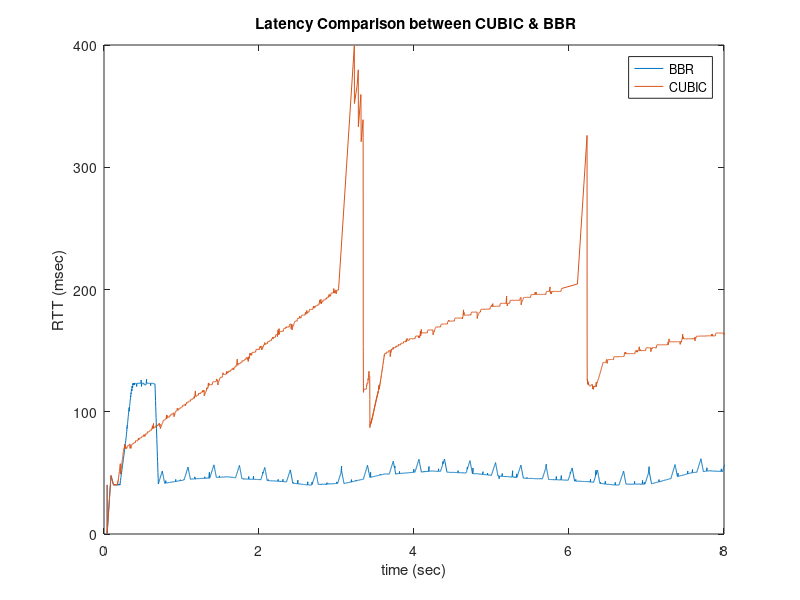

Write the MATLAB code that produced this figure.
clear; close all ;

x = load('cubic_rtt.txt') ;
y = load('bbr_rtt.txt') ;

bbr = y(:,2) ;
t_bbr = y(:,1) ;

cubic = x(:,2) ;
t_cubic = x(:,1) ;

figure ;
plot(t_bbr,1000*bbr) 
hold on
plot(t_cubic,1000*cubic)
legend('BBR','CUBIC')
xlim([0,8])
xlabel('time (sec)')
ylabel('RTT (msec)')
title(' Latency Comparison between CUBIC & BBR')
print -dpdf 'RTT'
